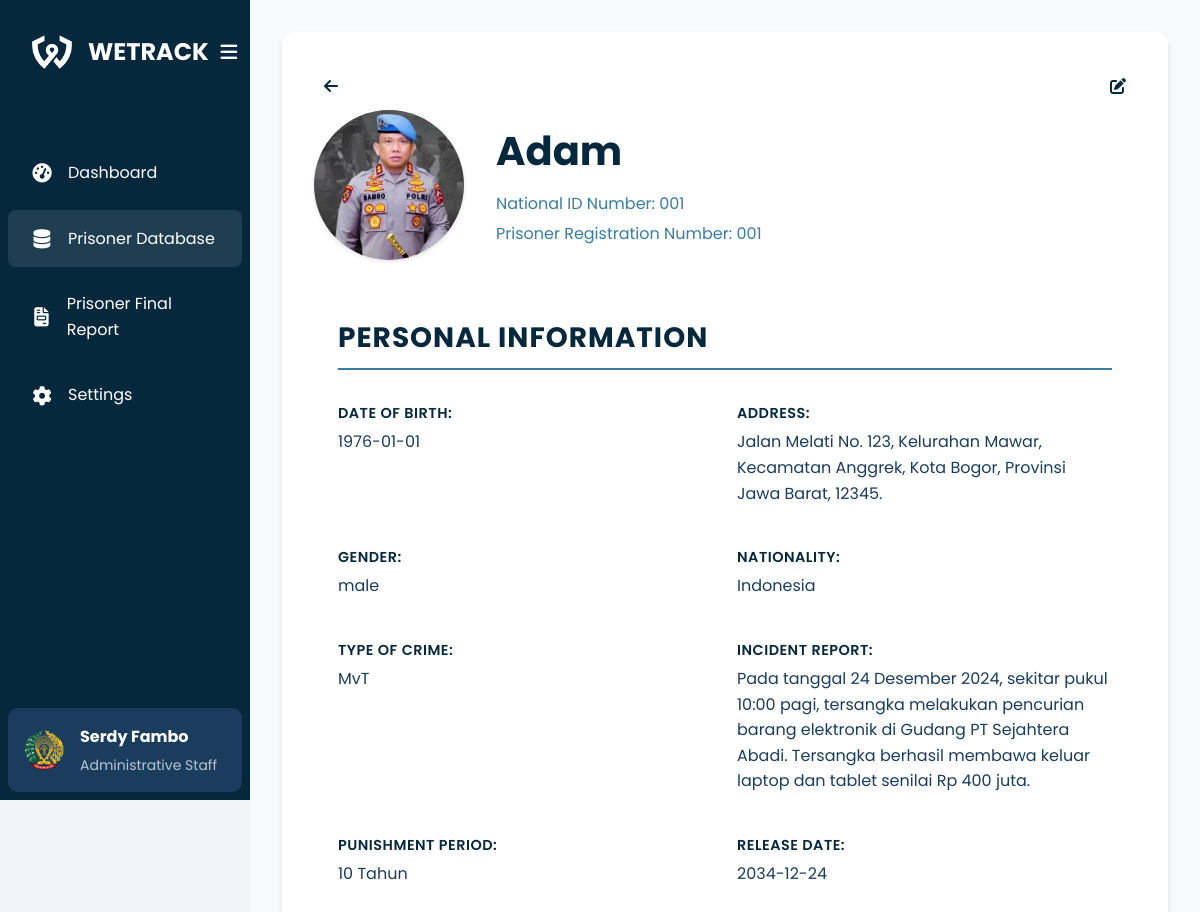
The app's page /lapas/pages/dataNapi.php?id=20, older data.
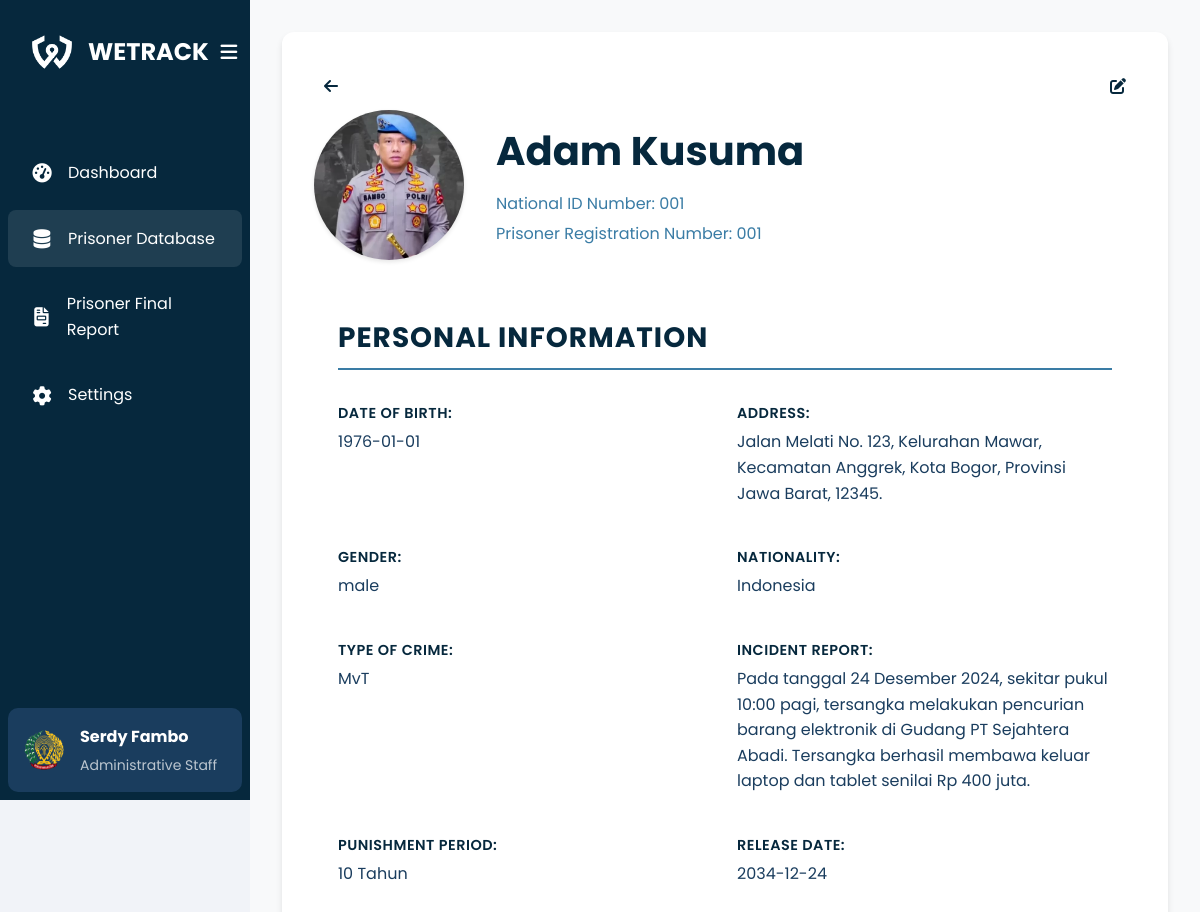
The same page, newer data.
### tables this page shows
CREATE TABLE `mantan_narapidana` (
  `id` int(11) NOT NULL,
  `fileInput` varchar(255) DEFAULT NULL,
  `nik` varchar(20) DEFAULT NULL,
  `nrt` varchar(20) DEFAULT NULL,
  `nama` varchar(100) DEFAULT NULL,
  `dateBirth` date DEFAULT NULL,
  `address` text DEFAULT NULL,
  `gender` enum('male','female') DEFAULT NULL,
  `nationality` varchar(100) DEFAULT NULL,
  `crime` enum('TwA','Ot','Fraud','Assault','NO','Embezzlement','MvT','Robbery','Brawling') DEFAULT NULL,
  `case` text DEFAULT NULL,
  `punishment` varchar(100) DEFAULT NULL,
  `releaseDate` date DEFAULT NULL,
  `report` text DEFAULT NULL,
  `action` tinyint(1) DEFAULT NULL COMMENT '1 for accept, 0 for reject',
  `created_at` timestamp NOT NULL DEFAULT current_timestamp(),
  `prisoner_type` enum('houseArrest','cityPrisoner') DEFAULT NULL,
  `geofence_type` enum('houseArrest','cityPrisoner') DEFAULT NULL,
  `geofence_radius` float DEFAULT NULL,
  `geofence_lat` decimal(10,8) DEFAULT NULL,
  `geofence_lng` decimal(11,8) DEFAULT NULL,
  `geofence_city_district` varchar(100) DEFAULT NULL,
  `radiusFence` float DEFAULT NULL,
  `centerLat` float DEFAULT NULL,
  `centerLng` float DEFAULT NULL,
  `city_district` varchar(100) DEFAULT NULL,
  `last_login` timestamp NOT NULL DEFAULT current_timestamp() ON UPDATE current_timestamp()
);

### lapas/pages/dataNapi.php (the view, shortened to what this page needs)
<?php
require __DIR__ . '/../../config/connection.php';
if (isset($_GET['id'])) {
    $id = $_GET['id'];
    $result = mysqli_query($conn, "SELECT * FROM mantan_narapidana WHERE id = $id");
    $row = mysqli_fetch_assoc($result);
} else {
    header("Location: data.php");
    exit();
}
?>
<!DOCTYPE html>
<html lang="en">
<head>
    <link rel="stylesheet" href="/wetrack/Lapas/css/dataNapi.css">
    <link rel="stylesheet" href="https://cdnjs.cloudflare.com/ajax/libs/font-awesome/6.4.0/css/all.min.css">
    <link rel="stylesheet" href="https://unpkg.com/leaflet@1.7.1/dist/leaflet.css" />
</head>
<body>
    <div class="container">
        <aside class="sidebar">
            <div class="sidebar-header">
                <div class="logo">
                    <img src="/wetrack/Lapas/Image/wetrack-logo-white.png" alt="WETRACK Logo">
                    <h1 class="logo-text">WETRACK</h1>
                </div>
                <button id="toggle-sidebar" class="toggle-sidebar">
                    <i class="fas fa-bars"></i>
                </button>
            </div>
            <nav class="nav-links">
                <ul>
                    <li><a href="/wetrack/Lapas/pages/home.php"><i class="fas fa-tachometer-alt"></i>
                            <span>Dashboard</span></a></li>
                    <li class="active"><a href="/wetrack/Lapas/pages/data.php"><i class="fas fa-database"></i>
                            <span>Prisoner Database</span></a></li>
                    <li><a href="/wetrack/Lapas/pages/Laporan.php"><i class="fas fa-file-invoice"></i>
                            <span>Prisoner Final Report</span></a></li>
                    <li><a href="/wetrack/Lapas/pages/setting.php"><i class="fas fa-cog"></i>
                            <span>Settings</span></a></li>
                </ul>
            </nav>
            <div class="user-profile">
                <img src="/wetrack/Lapas/Image/lapas-logo.png" alt="Profile picture" width="40" height="40">
                <div class="user-info">
                    <h2>Serdy Fambo</h2>
                    <p>Administrative Staff</p>
                </div>
            </div>
        </aside>
        <main class="content">
            <div class="profile-card">
                <div class="icon-container">
                    <div class="path-to-back">
                        <a href="/wetrack/lapas/pages/data.php"><i class="fas fa-arrow-left"></i></a>
                    </div>
                    <div class="edit-data">
                        <a href="/wetrack/lapas/pages/editNapi.php?id=<?php echo $id; ?>"><i class="fas fa-edit"></i></a>
                    </div>
                </div>
                <div class="profile-header">
                    <?php
                    $result = $conn->query("SELECT * FROM mantan_narapidana WHERE id = $id");
                    if ($result->num_rows > 0) {
                        $row = $result->fetch_assoc();
                        echo '<img src="' . htmlspecialchars($row["fileInput"]) . '" alt="Profile Image" class="profile-image">';
                    } else {
                        echo '<img src="/wetrack/lapas/image/nanti-diganti.png" alt="Default Photo" class="profile-image">';
                    }
                    ?>
                    <div class="profile-title">
                        <h1><?php echo $row["nama"]; ?></h1>
                        <p class="id-text">National ID Number: <?php echo $row["nik"]; ?></p>
                        <p class="id-text">Prisoner Registration Number: <?php echo $row["nrt"]; ?></p>
                    </div>
                </div>
                <div class="profile-content">
                    <div class="info-section">
                        <h2>Personal Information</h2>
                        <div class="info-grid">
                            <div class="info-item">
                                <label>Date of Birth:</label>
                                <span><?php echo $row["dateBirth"]; ?></span>
                            </div>
                            <div class="info-item">
                                <label>Address:</label>
                                <span><?php echo $row["address"]; ?></span>
                            </div>
                            <div class="info-item">
                                <label>Gender:</label>
                                <span><?php echo $row["gender"]; ?></span>
                            </div>
                            <div class="info-item">
                                <label>Nationality:</label>
                                <span><?php echo $row["nationality"]; ?></span>
                            </div>
                            <div class="info-item">
                                <label>Type of Crime:</label>
                                <span><?php echo $row["crime"]; ?></span>
                            </div>
                            <div class="info-item">
                                <label>Incident Report:</label>
                                <span><?php echo $row["case"]; ?></span>
                            </div>
                            <div class="info-item">
                                <label>Punishment Period:</label>
                                <span><?php echo $row["punishment"]; ?></span>
                            </div>
                            <div class="info-item">
                                <label>Release Date:</label>
                                <span><?php echo $row["releaseDate"]; ?></span>
                            </div>
                        </div>
                    </div>
                </div>
            </div>
        </main>
    </div>
</body>
</html>

### lapas/css/dataNapi.css (style rules this page uses)
:root { --primary-color: #06283D; --secondary-color: #3a7ca5; --background-color: #f1f3f8; --card-color: #ffffff; --accent-color: #f39c12; --text-color: #1a3d5e; --success-color: #27ae60; --danger-color: #e74c3c; --warning-color: #f1c40f; }
* { margin: 0; padding: 0; box-sizing: border-box; }
body { font-family: 'Poppins', sans-serif; background-color: var(--background-color); color: var(--text-color); line-height: 1.6; }
.container { display: flex; min-height: 100vh; }
.sidebar { width: 250px; background: var(--primary-color); color: white; padding: 0.5rem; display: flex; flex-direction: column; transition: width 0.3s ease-in-out; position: fixed; top: 0; left: 0; height: 100vh; overflow-y: auto; z-index: 100; }
.sidebar-header { position: relative; display: flex; justify-content: space-between; align-items: center; padding: 1.5rem; margin-bottom: 2rem; }
.logo { display: flex; align-items: center; gap: 1rem; }
.logo img { width: 40px; height: 40px; flex-shrink: 0; }
.logo-text { font-size: 1.5rem; font-weight: 700; transition: opacity 0.3s ease-in-out; }
.toggle-sidebar { background: transparent; border: none; color: white; font-size: 1.2rem; cursor: pointer; padding: 0.5rem; display: flex; align-items: center; justify-content: center; width: 40px; height: 40px; flex-shrink: 0; }
.nav-links { margin-top: 1rem; }
.nav-links ul { list-style: none; display: flex; flex-direction: column; gap: 0.5rem; }
.nav-links li a { text-decoration: none; color: white; display: flex; align-items: center; padding: 1rem 1.5rem; gap: 1rem; transition: background-color 0.3s ease; }
.nav-links li.active a, .nav-links a:hover { background: rgba(255, 255, 255, 0.1); border-radius: 8px; }
.nav-links a i { font-size: 1.2rem; width: 20px; text-align: center; }
.user-profile { margin-top: auto; display: flex; align-items: center; padding: 1rem; background-color: #1a3d5e; border-radius: 10px; transition: all 0.3s ease-in-out; }
.user-profile img { width: 40px; height: 40px; border-radius: 50%; margin-right: 1rem; transition: margin 0.3s ease-in-out; }
.user-info { transition: opacity 0.3s ease-in-out, width 0.3s ease-in-out; }
.user-info h2 { font-size: 1rem; margin-bottom: 0.25rem; }
.user-info p { font-size: 0.875rem; opacity: 0.7; }
.content { flex: 1; padding: 2rem; margin-left: 250px; overflow-y: auto; background-color: #f8f9fa; }
.profile-card { background: #ffffff; border-radius: 12px; padding: 2rem; box-shadow: 0 4px 6px rgba(0, 0, 0, 0.1); max-width: 1200px; width: 100%; margin: 0 auto; overflow-y: auto; }
.profile-header { display: flex; align-items: center; margin-bottom: 2rem; }
.profile-image { width: 150px; height: 150px; border-radius: 50%; object-fit: cover; margin-right: 2rem; box-shadow: 0 2px 4px rgba(0, 0, 0, 0.1); }
.profile-title { flex-grow: 1; }
.profile-title h1 { color: var(--primary-color); font-size: 2.5rem; margin-bottom: 0.5rem; }
.id-text { color: var(--secondary-color); font-size: 1rem; margin-bottom: 0.25rem; }
.profile-content { display: flex; gap: 2rem; margin-bottom: 2rem; }
.info-section { flex: 1; border-radius: 8px; padding: 1.5rem; }
.info-grid { display: grid; grid-template-columns: 1fr 1fr; gap: 1.5rem; }
.info-item { padding: 0.5rem 0; }
.info-item label { display: block; font-weight: 600; margin-bottom: 0.25rem; color: var(--primary-color); font-size: 0.9rem; text-transform: uppercase; letter-spacing: 0.5px; }
.info-item span { color: var(--text-color); font-size: 1rem; display: block; word-wrap: break-word; }
.info-section h2, .violation-section h2 { color: var(--primary-color); font-size: 1.75rem; margin-bottom: 1.5rem; border-bottom: 2px solid var(--secondary-color); padding-bottom: 0.5rem; text-transform: uppercase; letter-spacing: 1px; }

### lapas/pages/dataNapi.php (style rules this page uses)
.icon-container { display: flex; justify-content: space-between; align-items: center; padding: 10px; }
.icon-container i { color: var(--primary-color); font-weight: bold; }

Row changes from the older to the newer data that the page shows:
changed mantan_narapidana "male": nama "Adam" → "Adam Kusuma"
